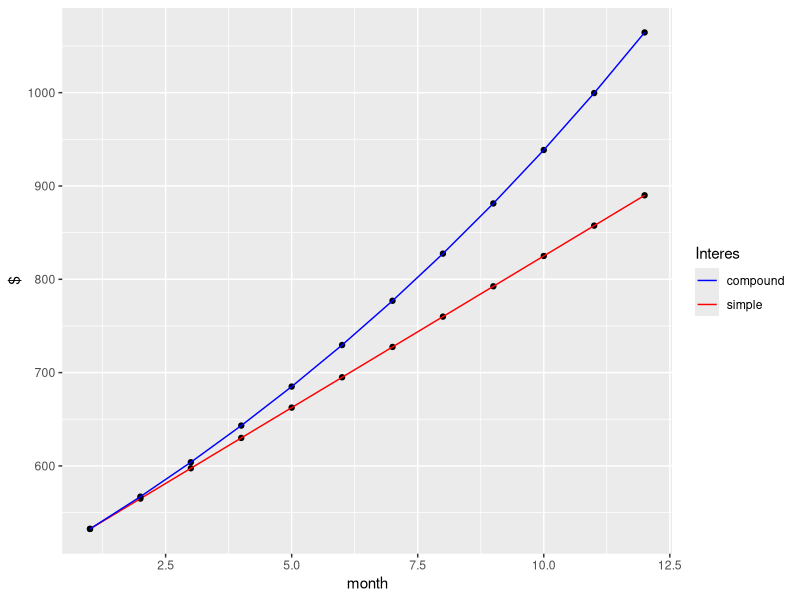

This figure's R source:
# https://gist.github.com/juanchiem/08cc1c49c019347da5dc45203587e6b1
library(tidyverse)

month <- 1:12
rate <- 78/12/100 # 78/12
initial_cap <- 500
simp_int  = initial_cap + (initial_cap*rate)*month
comp_int = initial_cap*(1+rate)^(month)

df <- data.frame(month, simp_int, comp_int) 
df

df %>% 
ggplot() +
  aes(x=month)+
  geom_point(aes(y=simp_int)) +
  geom_line(aes(y=simp_int, col="simple")) +
  geom_point(aes(y=comp_int))+
  geom_line(aes(y=comp_int, col="compound"))+
  scale_color_manual("Interes", 
                     values = c("simple"="red",
                                "compound"="blue")) + 
  labs(y="$") 
